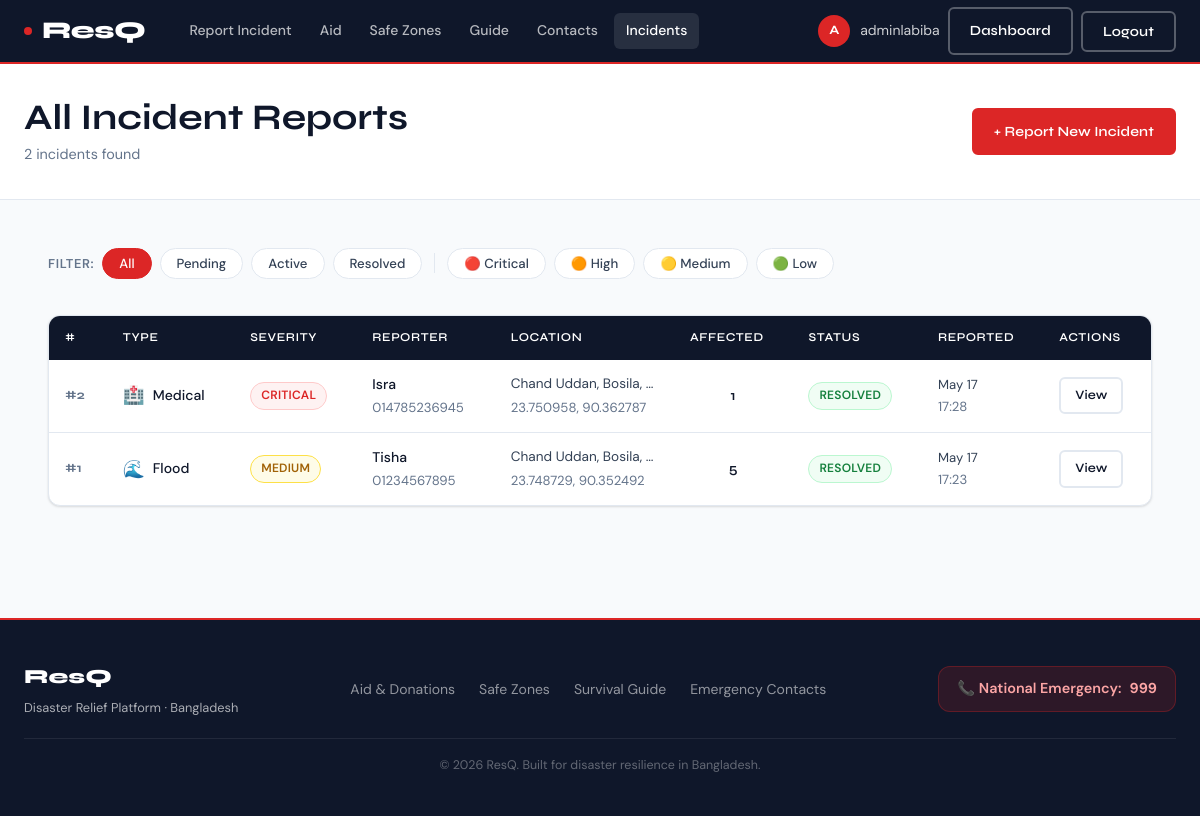
Screenshot of /incidents/list/ (signed in) with the database file from the repository.
### users/models.py (models this page shows, shortened)
class User(AbstractUser):
    ROLE_CHOICES = [
        ('volunteer', 'Volunteer'),
        ('authority', 'Authority'),
    ]
    role = models.CharField(max_length=20, choices=ROLE_CHOICES)
    nid_number = models.CharField(max_length=20, unique=True)
    contact_number = models.CharField(max_length=15)
    occupation = models.CharField(max_length=100, blank=True)
    workplace = models.CharField(max_length=150, blank=True)
    date_of_birth = models.DateField(null=True, blank=True)
    is_verified = models.BooleanField(default=False)
    created_at = models.DateTimeField(auto_now_add=True)

### incidents/models.py (models this page shows, shortened)
class Incident(models.Model):
    SEVERITY_CHOICES = [
        ('low', 'Low'),
        ('medium', 'Medium'),
        ('high', 'High'),
        ('critical', 'Critical'),
    ]
    EMERGENCY_TYPES = [
        ('fire', 'Fire'),
        ('flood', 'Flood'),
        ('earthquake', 'Earthquake'),
        ('medical', 'Medical'),
        ('structural', 'Structural Collapse'),
        ('other', 'Other'),
    ]
    STATUS_CHOICES = [
        ('pending', 'Pending'),
        ('active', 'Active'),
        ('resolved', 'Resolved'),
    ]
    RESOURCE_CHOICES = [
        ('food', 'Food'),
        ('water', 'Water'),
        ('medical', 'Medical'),
        ('shelter', 'Shelter'),
        ('rescue', 'Rescue Team'),
    ]
    reporter_name = models.CharField(max_length=100)
    contact_number = models.CharField(max_length=15)
    latitude = models.DecimalField(max_digits=9, decimal_places=6)
    longitude = models.DecimalField(max_digits=9, decimal_places=6)
    location_label = models.CharField(max_length=255, blank=True)
    severity = models.CharField(max_length=10, choices=SEVERITY_CHOICES)
    emergency_type = models.CharField(max_length=20, choices=EMERGENCY_TYPES)
    emergency_details = models.TextField()
    resources_needed = models.JSONField(default=list, blank=True)
    people_affected = models.PositiveIntegerField(default=1)
    reporter_safe = models.BooleanField(default=True)
    status = models.CharField(max_length=10, choices=STATUS_CHOICES, default='pending')
    assigned_volunteer = models.ForeignKey(
        User, null=True, blank=True,
        on_delete=models.SET_NULL,
        related_name='assigned_incidents',
        limit_choices_to={'role': 'volunteer'}
    )
    reported_at = models.DateTimeField(auto_now_add=True)
    updated_at = models.DateTimeField(auto_now=True)
    resolved_at = models.DateTimeField(null=True, blank=True)

### incidents/views.py (the view)
# urls.py: path('list/', views.incident_list, name='incident_list'),
@login_required
def incident_list(request):
    user = request.user
    if user.role == 'authority':
        incidents = Incident.objects.all().order_by('-reported_at')
    else:
        incidents = Incident.objects.filter(
            assigned_volunteer=user
        ).order_by('-reported_at')
    return render(request, 'incidents/list.html', {'incidents': incidents})

### templates/incidents/list.html (shortened to what this page needs)
{% extends "base.html" %}
{% block content %}
<div class="page-header">
  <div class="page-header__inner">
    <div>
      <h2>
        {% if user.role == 'volunteer' %}My Assigned Incidents{% else %}All Incident Reports{% endif %}
      </h2>
      <p style="margin-top:4px;color:var(--muted);font-size:.9rem;">
        {{ incidents|length }} incident{{ incidents|length|pluralize }} found
      </p>
    </div>
    <a href="{% url 'home' %}#report" class="btn btn-primary">+ Report New Incident</a>
  </div>
</div>
<div style="padding:32px 24px;">
  <div class="container">
    <div class="filter-bar">
      <span style="font-size:.8rem;font-weight:600;color:var(--muted);text-transform:uppercase;letter-spacing:.05em;">Filter:</span>
      <button class="filter-btn active" onclick="filterIncidents('all', this)">All</button>
      <button class="filter-btn" onclick="filterIncidents('pending', this)">Pending</button>
      <button class="filter-btn" onclick="filterIncidents('active', this)">Active</button>
      <button class="filter-btn" onclick="filterIncidents('resolved', this)">Resolved</button>
      <button class="filter-btn" onclick="filterSeverity('critical', this)">🔴 Critical</button>
      <button class="filter-btn" onclick="filterSeverity('high', this)">🟠 High</button>
      <button class="filter-btn" onclick="filterSeverity('medium', this)">🟡 Medium</button>
      <button class="filter-btn" onclick="filterSeverity('low', this)">🟢 Low</button>
    </div>
    {% if incidents %}
    <div class="table-wrap">
      <table id="incidentTable">
        <thead>
          <tr>
            <th>#</th>
            <th>Type</th>
            <th>Severity</th>
            <th>Reporter</th>
            <th>Location</th>
            <th>Affected</th>
            <th>Status</th>
            <th>Reported</th>
            <th>Actions</th>
          </tr>
        </thead>
        <tbody>
          {% for incident in incidents %}
          <tr data-status="{{ incident.status }}" data-severity="{{ incident.severity }}">
            <td style="font-family:var(--font-display);font-weight:700;color:var(--muted);font-size:.8rem;">#{{ incident.id }}</td>
            <td>
              <div style="display:flex;align-items:center;gap:8px;">
                <span style="font-size:1.1rem;">
                  {% if incident.emergency_type == 'fire' %}🔥
                  {% elif incident.emergency_type == 'flood' %}🌊
                  {% elif incident.emergency_type == 'earthquake' %}🏚️
                  {% elif incident.emergency_type == 'medical' %}🏥
                  {% elif incident.emergency_type == 'structural' %}🏗️
                  {% else %}⚡{% endif %}
                </span>
                <span style="font-weight:500;text-transform:capitalize;">{{ incident.emergency_type }}</span>
              </div>
            </td>
            <td>
              <span class="badge badge-{{ incident.severity }}">{{ incident.severity|upper }}</span>
            </td>
            <td>
              <div style="font-weight:500;">{{ incident.reporter_name }}</div>
              <small>{{ incident.contact_number }}</small>
            </td>
            <td style="max-width:160px;">
              <div style="font-size:.85rem;color:var(--slate);white-space:nowrap;overflow:hidden;text-overflow:ellipsis;">
                {{ incident.location_label|default:"—" }}
              </div>
              <small>{{ incident.latitude }}, {{ incident.longitude }}</small>
            </td>
            <td style="text-align:center;font-weight:600;font-family:var(--font-display);">
              {{ incident.people_affected }}
            </td>
            <td>
              <span class="badge badge-{{ incident.status }}">{{ incident.status|upper }}</span>
            </td>
            <td>
              <div style="font-size:.82rem;color:var(--slate);">
                {{ incident.reported_at|date:"M d" }}<br>
                <small>{{ incident.reported_at|time:"H:i" }}</small>
              </div>
            </td>
            <td>
              <div style="display:flex;gap:6px;align-items:center;">
                <a href="{% url 'incident_detail' incident.id %}" class="btn btn-outline btn-sm">View</a>
              </div>
            </td>
          </tr>
          {% endfor %}
        </tbody>
      </table>
    </div>
    {% endif %}
  </div>
</div>
{% endblock %}

### templates/base.html (shortened to what this page needs)
<!DOCTYPE html>
<html lang="en">
<head>
  {% load static %}
  <link rel="stylesheet" href="{% static 'css/style.css' %}" />
</head>
<body>
<nav class="navbar">
  <a href="{% url 'home' %}" class="navbar__brand">
    <span class="brand-dot"></span>ResQ
  </a>
  <div class="navbar__links">
    <a href="{% url 'home' %}#report">Report Incident</a>
    <a href="{% url 'aid_page' %}">Aid</a>
    <a href="{% url 'evacuation_page' %}">Safe Zones</a>
    <a href="{% url 'guide_page' %}">Guide</a>
    <a href="{% url 'contacts_page' %}">Contacts</a>
    {% if user.is_authenticated %}
      <a href="{% url 'incident_list' %}">Incidents</a>
    {% endif %}
  </div>
  <div class="navbar__actions desktop">
    {% if user.is_authenticated %}
      <div class="nav-user">
        <div class="avatar">{{ user.username|slice:":1"|upper }}</div>
        <span>{{ user.username }}</span>
      </div>
      <a href="{% url 'dashboard' %}" class="btn btn-outline" style="color:white;border-color:rgba(255,255,255,.3);">Dashboard</a>
      <form method="post" action="{% url 'logout' %}" style="display:inline;">
        <button type="submit" class="btn btn-outline" style="color:white;border-color:rgba(255,255,255,.3);">Logout</button>
      </form>
    {% else %}
      <a href="{% url 'login' %}" class="btn btn-outline" style="color:white;border-color:rgba(255,255,255,.3);">Log In</a>
      <a href="{% url 'signup' %}" class="btn btn-primary">Sign Up</a>
    {% endif %}
  </div>
</nav>
<main>
  {% block content %}{% endblock %}
</main>
<footer class="footer">
  <div class="footer__inner">
    <div>
      <div class="footer__brand">ResQ</div>
      <div class="footer__tagline">Disaster Relief Platform · Bangladesh</div>
    </div>
    <div style="display:flex;gap:24px;flex-wrap:wrap;">
      <a href="{% url 'aid_page' %}" style="color:rgba(255,255,255,.55);font-size:.875rem;">Aid & Donations</a>
      <a href="{% url 'evacuation_page' %}" style="color:rgba(255,255,255,.55);font-size:.875rem;">Safe Zones</a>
      <a href="{% url 'guide_page' %}" style="color:rgba(255,255,255,.55);font-size:.875rem;">Survival Guide</a>
      <a href="{% url 'contacts_page' %}" style="color:rgba(255,255,255,.55);font-size:.875rem;">Emergency Contacts</a>
    </div>
    <div class="footer__hotline">
      📞 National Emergency: <strong>999</strong>
    </div>
  </div>
  <div style="max-width:1200px;margin:20px auto 0;padding-top:16px;border-top:1px solid rgba(255,255,255,.08);text-align:center;font-size:.78rem;color:rgba(255,255,255,.35);">
    © {% now "Y" %} ResQ. Built for disaster resilience in Bangladesh.
  </div>
</footer>
</body>
</html>

### rows the page displays
User: username "A", username "adminlabiba"
Incident: id "2", emergency_type "Medical", severity "CRITICAL", reporter_name "Isra", contact_number "014785236945", location_label "Chand Uddan, Bosila,…", latitude "23.750958", longitude "90.362787", people_affected "1", status "RESOLVED", reported_at "May 17", reported_at "17:28"
Incident: id "1", emergency_type "Flood", severity "MEDIUM", reporter_name "Tisha", contact_number "01234567895", location_label "Chand Uddan, Bosila,…", latitude "23.748729", longitude "90.352492", people_affected "5", status "RESOLVED", reported_at "May 17", reported_at "17:23"

### other values shown
{{ incidents|length }} "2"
